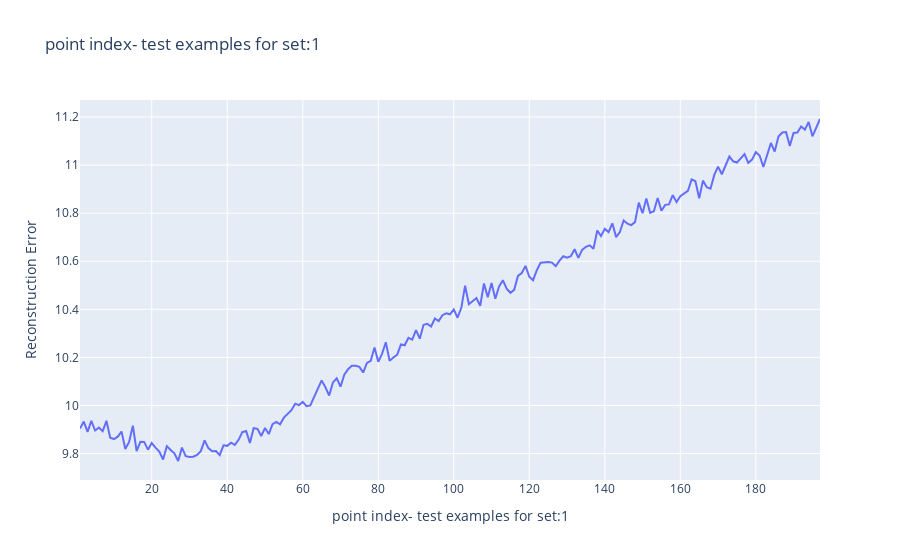
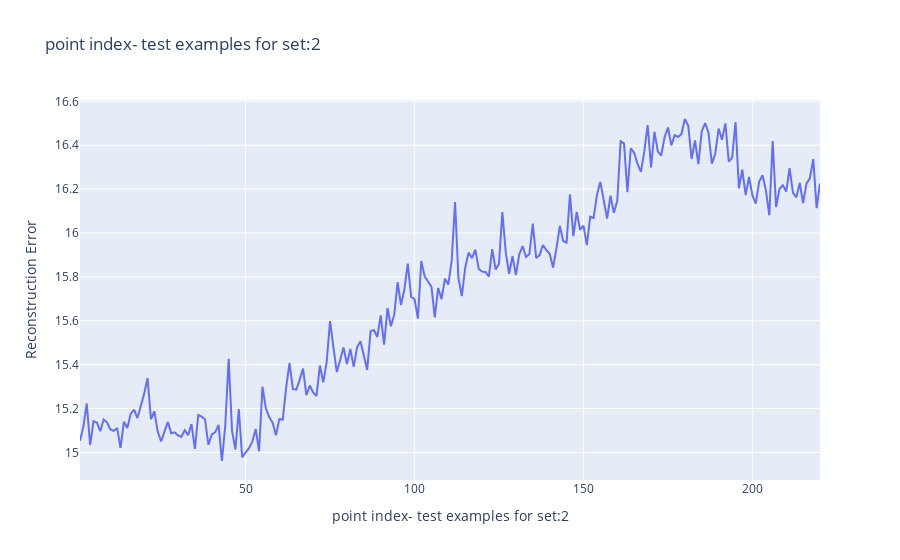
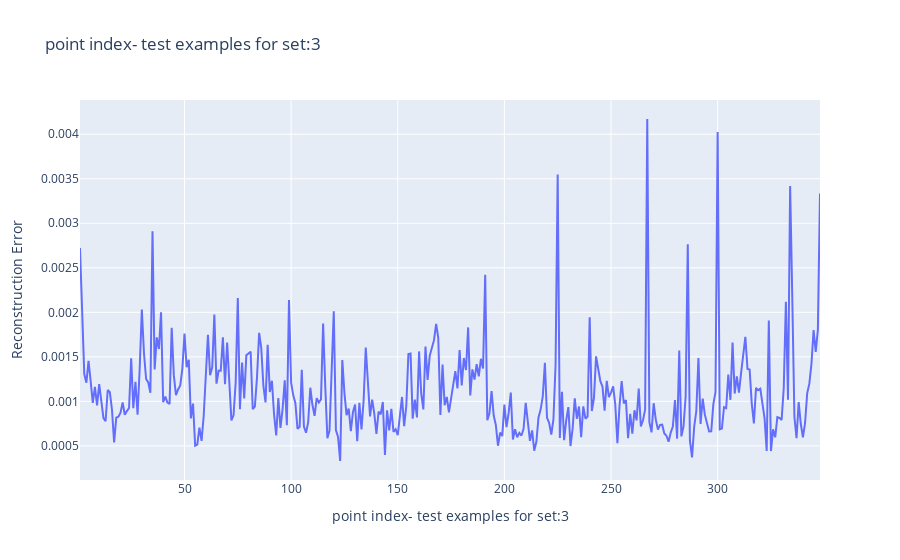
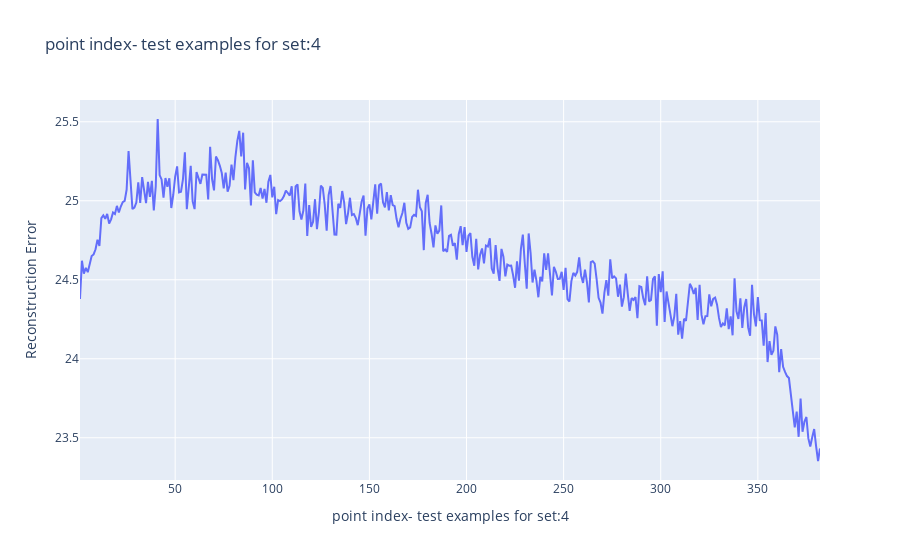

Write notebook code for charts like these, in order.
### Code cell
# data to be plotted
x_1={}
for i in range(1,14):
    x_1['Test1'+str(i)+'b'] = np.arange(1,len(Test_dict_1['Test1'+str(i)+'b'])+1)
    
x_2={}
for i in range(1,14):
    x_2['Test2'+str(i)+'b'] = np.arange(1,len(Test_dict_2['Test2'+str(i)+'b'])+1)
#print(x)
#print(num_examples_test)

# print("TESTING-1 plots")
# # plotting
# for i in range(1,14):
#     plt.title("errors")
#     plt.xlabel("point index- test examples for set:"+str(i))
#     plt.ylabel("Reconstruction Error")
#     plt.plot(x_1['Test1'+str(i)+'b'], mse_1['Test1'+str(i)+'b'], color ="green")
#     plt.show()
# # data to be plotted
# x_1={}
# for i in range(1,14):
#     x_1['Test1'+str(i)+'b'] = np.arange(1,len(Test_dict_1['Test1'+str(i)+'b'])+1)
    
# x_2={}
# for i in range(1,14):
#     x_2['Test2'+str(i)+'b'] = np.arange(1,len(Test_dict_2['Test2'+str(i)+'b'])+1)
# #print(x)
# #print(num_examples_test)

print("TESTING-1 plots")
# plotting
for i in range(1,14):
    # plt.title("errors")
    # plt.xlabel("point index- test examples for set:"+str(i))
    # plt.ylabel("Reconstruction Error")
    # plt.plot(x_1['Test1'+str(i)+'b'], mse_1['Test1'+str(i)+'b'], color ="green")
    # plt.show()
    fig = px.line(x=x_1['Test1'+str(i)+'b'], y=mse_1['Test1'+str(i)+'b'], title="point index- test examples for set:"+str(i),
                #   xaxis_title="point index- test examples for set:"+str(i),
                # yaxis_title="Reconstruction Error",
                labels={
                     "x": "point index- test examples for set:"+str(i),
                     "y": "Reconstruction Error"
                 }
                  ) 
    fig.show()
    
print("TESTING-2 plots")
# plotting
for i in range(1,14):
    # plt.title("errors")
    # plt.xlabel("point index- test examples for set:"+str(i))
    # plt.ylabel("Reconstruction Error")
    # plt.plot(x_2['Test2'+str(i)+'b'], mse_2['Test2'+str(i)+'b'], color ="green")
    # # plt.show()
    fig = px.line(x=x_2['Test2'+str(i)+'b'], y=mse_2['Test2'+str(i)+'b'], title="point index- test examples for set:"+str(i),
                #   xaxis_title="point index- test examples for set:"+str(i),
                # yaxis_title="Reconstruction Error",
                    labels={
                     "x": "point index- test examples for set:"+str(i),
                     "y": "Reconstruction Error"
                 }
                  ) 
    fig.show()

### Figure 1 — Plotly figure (JSON) as saved in the notebook; plotly's stock layout.template omitted (floating-point values rounded to 4 significant figures; data arrays with more than 128 entries replaced by an {"elided": "..."} marker saying what was removed)
{"data": [{"hovertemplate": "point index- test examples for set:1=%{x}<br>Reconstruction Error=%{y}<extra></extra>", "legendgroup": "", "line": {"color": "#636efa", "dash": "solid"}, "marker": {"symbol": "circle"}, "mode": "lines", "name": "", "orientation": "v", "showlegend": false, "type": "scatter", "x": {"elided": "197 int values"}, "xaxis": "x", "y": {"elided": "197 float values"}, "yaxis": "y"}], "layout": {"legend": {"tracegroupgap": 0}, "title": {"text": "point index- test examples for set:1"}, "xaxis": {"anchor": "y", "domain": [0, 1], "title": {"text": "point index- test examples for set:1"}}, "yaxis": {"anchor": "x", "domain": [0, 1], "title": {"text": "Reconstruction Error"}}}}

### Figure 2 — Plotly figure (JSON) as saved in the notebook; plotly's stock layout.template omitted (floating-point values rounded to 4 significant figures; data arrays with more than 128 entries replaced by an {"elided": "..."} marker saying what was removed)
{"data": [{"hovertemplate": "point index- test examples for set:2=%{x}<br>Reconstruction Error=%{y}<extra></extra>", "legendgroup": "", "line": {"color": "#636efa", "dash": "solid"}, "marker": {"symbol": "circle"}, "mode": "lines", "name": "", "orientation": "v", "showlegend": false, "type": "scatter", "x": {"elided": "220 int values"}, "xaxis": "x", "y": {"elided": "220 float values"}, "yaxis": "y"}], "layout": {"legend": {"tracegroupgap": 0}, "title": {"text": "point index- test examples for set:2"}, "xaxis": {"anchor": "y", "domain": [0, 1], "title": {"text": "point index- test examples for set:2"}}, "yaxis": {"anchor": "x", "domain": [0, 1], "title": {"text": "Reconstruction Error"}}}}

### Figure 3 — Plotly figure (JSON) as saved in the notebook; plotly's stock layout.template omitted (floating-point values rounded to 4 significant figures; data arrays with more than 128 entries replaced by an {"elided": "..."} marker saying what was removed)
{"data": [{"hovertemplate": "point index- test examples for set:3=%{x}<br>Reconstruction Error=%{y}<extra></extra>", "legendgroup": "", "line": {"color": "#636efa", "dash": "solid"}, "marker": {"symbol": "circle"}, "mode": "lines", "name": "", "orientation": "v", "showlegend": false, "type": "scatter", "x": {"elided": "348 int values"}, "xaxis": "x", "y": {"elided": "348 float values"}, "yaxis": "y"}], "layout": {"legend": {"tracegroupgap": 0}, "title": {"text": "point index- test examples for set:3"}, "xaxis": {"anchor": "y", "domain": [0, 1], "title": {"text": "point index- test examples for set:3"}}, "yaxis": {"anchor": "x", "domain": [0, 1], "title": {"text": "Reconstruction Error"}}}}

### Figure 4 — Plotly figure (JSON) as saved in the notebook; plotly's stock layout.template omitted (floating-point values rounded to 4 significant figures; data arrays with more than 128 entries replaced by an {"elided": "..."} marker saying what was removed)
{"data": [{"hovertemplate": "point index- test examples for set:4=%{x}<br>Reconstruction Error=%{y}<extra></extra>", "legendgroup": "", "line": {"color": "#636efa", "dash": "solid"}, "marker": {"symbol": "circle"}, "mode": "lines", "name": "", "orientation": "v", "showlegend": false, "type": "scatter", "x": {"elided": "382 int values"}, "xaxis": "x", "y": {"elided": "382 float values"}, "yaxis": "y"}], "layout": {"legend": {"tracegroupgap": 0}, "title": {"text": "point index- test examples for set:4"}, "xaxis": {"anchor": "y", "domain": [0, 1], "title": {"text": "point index- test examples for set:4"}}, "yaxis": {"anchor": "x", "domain": [0, 1], "title": {"text": "Reconstruction Error"}}}}
